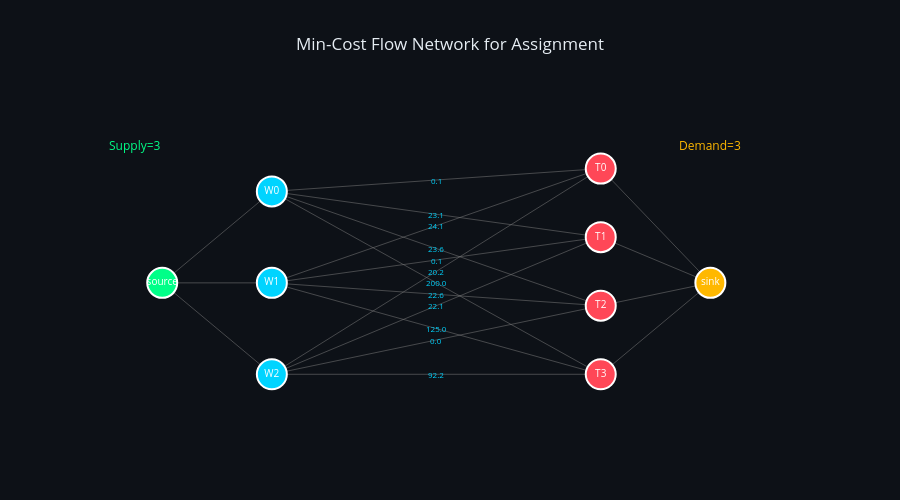

Notebook cell for this chart:
### Code cell
# Visualize the flow network
fig = go.Figure()

# Node positions
pos = {}
pos['source'] = (-2, 2)
pos['sink'] = (8, 2)

# Worker nodes on left
for i in range(n_tracks):
    pos[f'worker_{i}'] = (0, 4 - i * 2)

# Task nodes on right
for j in range(n_meas):
    pos[f'task_{j}'] = (6, 4.5 - j * 1.5)

# Draw edges first (so nodes appear on top)
for edge in edges:
    from_name = node_names[edge.from_node]
    to_name = node_names[edge.to_node]
    x1, y1 = pos[from_name]
    x2, y2 = pos[to_name]
    
    fig.add_trace(
        go.Scatter(x=[x1, x2], y=[y1, y2], mode='lines',
                   line=dict(color='gray', width=1), opacity=0.5,
                   showlegend=False, hoverinfo='skip')
    )
    
    # Add cost label for worker->task edges
    if 'worker' in from_name and 'task' in to_name:
        mid_x, mid_y = (x1 + x2) / 2, (y1 + y2) / 2
        fig.add_annotation(x=mid_x, y=mid_y, text=f'{edge.cost:.1f}',
                          showarrow=False, font=dict(size=8, color='#00d4ff'))

# Draw nodes
node_colors = {'source': '#00ff88', 'sink': '#ffb800'}
for name in node_names:
    x, y = pos[name]
    color = node_colors.get(name, '#00d4ff' if 'worker' in name else '#ff4757')
    display_name = name.replace('worker_', 'W').replace('task_', 'T')
    
    fig.add_trace(
        go.Scatter(x=[x], y=[y], mode='markers+text',
                   marker=dict(size=30, color=color, line=dict(color='white', width=2)),
                   text=[display_name], textposition='middle center',
                   textfont=dict(size=10, color='white'),
                   name=name, showlegend=False)
    )

# Add annotations
fig.add_annotation(x=-2.5, y=5, text='Supply=3', showarrow=False, 
                  font=dict(color='#00ff88', size=12))
fig.add_annotation(x=8, y=5, text='Demand=3', showarrow=False,
                  font=dict(color='#ffb800', size=12))

fig.update_layout(
    template=dark_template,
    title='Min-Cost Flow Network for Assignment',
    xaxis=dict(range=[-3.5, 10], showgrid=False, zeroline=False, showticklabels=False),
    yaxis=dict(range=[-1, 6], showgrid=False, zeroline=False, showticklabels=False),
    height=500,
)
fig.show()

### Figure 1 — Plotly figure (JSON) as saved in the notebook; plotly's stock layout.template omitted (floating-point values rounded to 4 significant figures)
{"data": [{"hoverinfo": "skip", "line": {"color": "gray", "width": 1}, "mode": "lines", "opacity": 0.5, "showlegend": false, "type": "scatter", "x": [-2, 0], "y": [2, 4]}, {"hoverinfo": "skip", "line": {"color": "gray", "width": 1}, "mode": "lines", "opacity": 0.5, "showlegend": false, "type": "scatter", "x": [-2, 0], "y": [2, 2]}, {"hoverinfo": "skip", "line": {"color": "gray", "width": 1}, "mode": "lines", "opacity": 0.5, "showlegend": false, "type": "scatter", "x": [-2, 0], "y": [2, 0]}, {"hoverinfo": "skip", "line": {"color": "gray", "width": 1}, "mode": "lines", "opacity": 0.5, "showlegend": false, "type": "scatter", "x": [0, 6], "y": [4, 4.5]}, {"hoverinfo": "skip", "line": {"color": "gray", "width": 1}, "mode": "lines", "opacity": 0.5, "showlegend": false, "type": "scatter", "x": [0, 6], "y": [4, 3]}, {"hoverinfo": "skip", "line": {"color": "gray", "width": 1}, "mode": "lines", "opacity": 0.5, "showlegend": false, "type": "scatter", "x": [0, 6], "y": [4, 1.5]}, {"hoverinfo": "skip", "line": {"color": "gray", "width": 1}, "mode": "lines", "opacity": 0.5, "showlegend": false, "type": "scatter", "x": [0, 6], "y": [4, 0]}, {"hoverinfo": "skip", "line": {"color": "gray", "width": 1}, "mode": "lines", "opacity": 0.5, "showlegend": false, "type": "scatter", "x": [0, 6], "y": [2, 4.5]}, {"hoverinfo": "skip", "line": {"color": "gray", "width": 1}, "mode": "lines", "opacity": 0.5, "showlegend": false, "type": "scatter", "x": [0, 6], "y": [2, 3]}, {"hoverinfo": "skip", "line": {"color": "gray", "width": 1}, "mode": "lines", "opacity": 0.5, "showlegend": false, "type": "scatter", "x": [0, 6], "y": [2, 1.5]}, {"hoverinfo": "skip", "line": {"color": "gray", "width": 1}, "mode": "lines", "opacity": 0.5, "showlegend": false, "type": "scatter", "x": [0, 6], "y": [2, 0]}, {"hoverinfo": "skip", "line": {"color": "gray", "width": 1}, "mode": "lines", "opacity": 0.5, "showlegend": false, "type": "scatter", "x": [0, 6], "y": [0, 4.5]}, {"hoverinfo": "skip", "line": {"color": "gray", "width": 1}, "mode": "lines", "opacity": 0.5, "showlegend": false, "type": "scatter", "x": [0, 6], "y": [0, 3]}, {"hoverinfo": "skip", "line": {"color": "gray", "width": 1}, "mode": "lines", "opacity": 0.5, "showlegend": false, "type": "scatter", "x": [0, 6], "y": [0, 1.5]}, {"hoverinfo": "skip", "line": {"color": "gray", "width": 1}, "mode": "lines", "opacity": 0.5, "showlegend": false, "type": "scatter", "x": [0, 6], "y": [0, 0]}, {"hoverinfo": "skip", "line": {"color": "gray", "width": 1}, "mode": "lines", "opacity": 0.5, "showlegend": false, "type": "scatter", "x": [6, 8], "y": [4.5, 2]}, {"hoverinfo": "skip", "line": {"color": "gray", "width": 1}, "mode": "lines", "opacity": 0.5, "showlegend": false, "type": "scatter", "x": [6, 8], "y": [3, 2]}, {"hoverinfo": "skip", "line": {"color": "gray", "width": 1}, "mode": "lines", "opacity": 0.5, "showlegend": false, "type": "scatter", "x": [6, 8], "y": [1.5, 2]}, {"hoverinfo": "skip", "line": {"color": "gray", "width": 1}, "mode": "lines", "opacity": 0.5, "showlegend": false, "type": "scatter", "x": [6, 8], "y": [0, 2]}, {"marker": {"color": "#00ff88", "line": {"color": "white", "width": 2}, "size": 30}, "mode": "markers+text", "name": "source", "showlegend": false, "text": ["source"], "textfont": {"color": "white", "size": 10}, "textposition": "middle center", "type": "scatter", "x": [-2], "y": [2]}, {"marker": {"color": "#00d4ff", "line": {"color": "white", "width": 2}, "size": 30}, "mode": "markers+text", "name": "worker_0", "showlegend": false, "text": ["W0"], "textfont": {"color": "white", "size": 10}, "textposition": "middle center", "type": "scatter", "x": [0], "y": [4]}, {"marker": {"color": "#00d4ff", "line": {"color": "white", "width": 2}, "size": 30}, "mode": "markers+text", "name": "worker_1", "showlegend": false, "text": ["W1"], "textfont": {"color": "white", "size": 10}, "textposition": "middle center", "type": "scatter", "x": [0], "y": [2]}, {"marker": {"color": "#00d4ff", "line": {"color": "white", "width": 2}, "size": 30}, "mode": "markers+text", "name": "worker_2", "showlegend": false, "text": ["W2"], "textfont": {"color": "white", "size": 10}, "textposition": "middle center", "type": "scatter", "x": [0], "y": [0]}, {"marker": {"color": "#ff4757", "line": {"color": "white", "width": 2}, "size": 30}, "mode": "markers+text", "name": "task_0", "showlegend": false, "text": ["T0"], "textfont": {"color": "white", "size": 10}, "textposition": "middle center", "type": "scatter", "x": [6], "y": [4.5]}, {"marker": {"color": "#ff4757", "line": {"color": "white", "width": 2}, "size": 30}, "mode": "markers+text", "name": "task_1", "showlegend": false, "text": ["T1"], "textfont": {"color": "white", "size": 10}, "textposition": "middle center", "type": "scatter", "x": [6], "y": [3]}, {"marker": {"color": "#ff4757", "line": {"color": "white", "width": 2}, "size": 30}, "mode": "markers+text", "name": "task_2", "showlegend": false, "text": ["T2"], "textfont": {"color": "white", "size": 10}, "textposition": "middle center", "type": "scatter", "x": [6], "y": [1.5]}, {"marker": {"color": "#ff4757", "line": {"color": "white", "width": 2}, "size": 30}, "mode": "markers+text", "name": "task_3", "showlegend": false, "text": ["T3"], "textfont": {"color": "white", "size": 10}, "textposition": "middle center", "type": "scatter", "x": [6], "y": [0]}, {"marker": {"color": "#ffb800", "line": {"color": "white", "width": 2}, "size": 30}, "mode": "markers+text", "name": "sink", "showlegend": false, "text": ["sink"], "textfont": {"color": "white", "size": 10}, "textposition": "middle center", "type": "scatter", "x": [8], "y": [2]}], "layout": {"annotations": [{"font": {"color": "#00d4ff", "size": 8}, "showarrow": false, "text": "0.1", "x": 3, "y": 4.25}, {"font": {"color": "#00d4ff", "size": 8}, "showarrow": false, "text": "23.1", "x": 3, "y": 3.5}, {"font": {"color": "#00d4ff", "size": 8}, "showarrow": false, "text": "23.6", "x": 3, "y": 2.75}, {"font": {"color": "#00d4ff", "size": 8}, "showarrow": false, "text": "200.0", "x": 3, "y": 2}, {"font": {"color": "#00d4ff", "size": 8}, "showarrow": false, "text": "24.1", "x": 3, "y": 3.25}, {"font": {"color": "#00d4ff", "size": 8}, "showarrow": false, "text": "0.1", "x": 3, "y": 2.5}, {"font": {"color": "#00d4ff", "size": 8}, "showarrow": false, "text": "22.6", "x": 3, "y": 1.75}, {"font": {"color": "#00d4ff", "size": 8}, "showarrow": false, "text": "125.0", "x": 3, "y": 1}, {"font": {"color": "#00d4ff", "size": 8}, "showarrow": false, "text": "20.2", "x": 3, "y": 2.25}, {"font": {"color": "#00d4ff", "size": 8}, "showarrow": false, "text": "22.1", "x": 3, "y": 1.5}, {"font": {"color": "#00d4ff", "size": 8}, "showarrow": false, "text": "0.0", "x": 3, "y": 0.75}, {"font": {"color": "#00d4ff", "size": 8}, "showarrow": false, "text": "92.2", "x": 3, "y": 0}, {"font": {"color": "#00ff88", "size": 12}, "showarrow": false, "text": "Supply=3", "x": -2.5, "y": 5}, {"font": {"color": "#ffb800", "size": 12}, "showarrow": false, "text": "Demand=3", "x": 8, "y": 5}], "height": 500, "title": {"text": "Min-Cost Flow Network for Assignment"}, "xaxis": {"range": [-3.5, 10], "showgrid": false, "showticklabels": false, "zeroline": false}, "yaxis": {"range": [-1, 6], "showgrid": false, "showticklabels": false, "zeroline": false}}}
